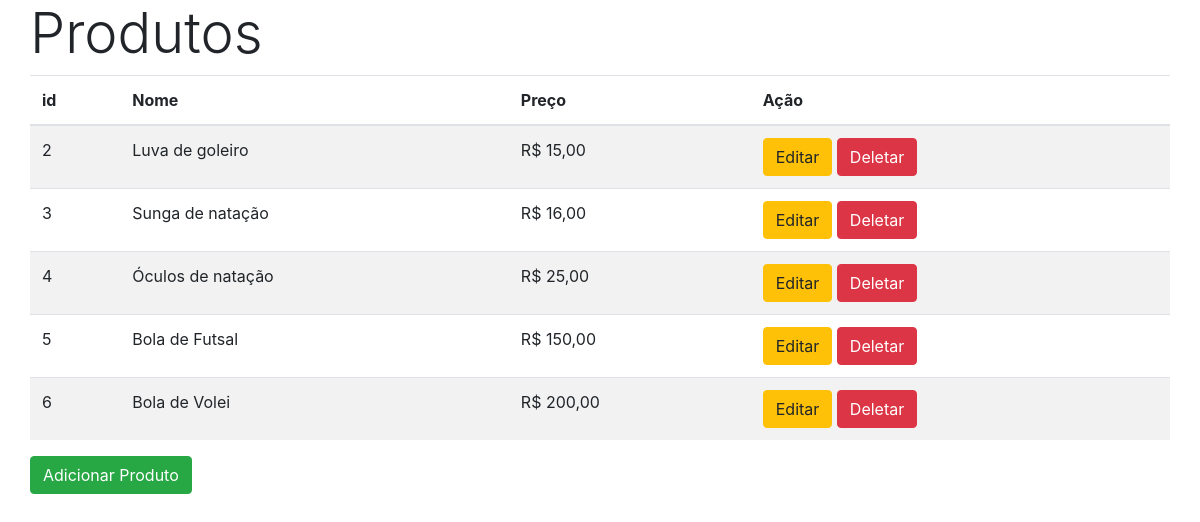
The page / on the database its author committed.
### core/models.py (models this page shows, shortened)
class Produto(models.Model):
    nome = models.CharField(max_length=100)
    preco = models.DecimalField(max_digits=8, decimal_places=2)

### core/views.py (the view)
# urls.py: path('', IndexView.as_view(), name='index'),
class IndexView(ListView):
    models = Produto
    template_name = 'index.html'
    queryset = Produto.objects.all()
    context_object_name = 'produtos'

### core/templates/index.html
{% extends 'base.html' %}
{% load humanize %}
{% block content %}
    <div class="row">
        <h1 class="display-4">Produtos</h1>
        <table class="table table-striped">
            <thead>
                <tr>
                    <th scope="col">id</th>
                    <th scope="col">Nome</th>
                    <th scope="col">Preço</th>
                    <th scope="col">Ação</th>
                </tr>
            </thead>
            <tbody>
                {% for produto in produtos %}
                    <tr>
                        <td>{{ produto.id }}</td>
                        <td>{{ produto.nome }}</td>
                        <td>R$ {{ produto.preco|intcomma }}</td>
                        <td>
                            <a class="btn btn-warning" href="{% url 'upd_produto' produto.pk %}">Editar</a>
                            <a class="btn btn-danger" href="{% url 'del_produto' produto.pk %}">Deletar</a>
                        </td>
                    </tr>
                {% endfor %}
            </tbody>
        </table>
            <a class="btn btn-success" href="{% url 'add_produto' %}">Adicionar Produto</a>
    </div>
{% endblock %}

### core/templates/base.html (shortened to what this page needs)
{% load static %}
{% load bootstrap4 %}
<!DOCTYPE html>
<html lang="en">
<head>
    {% bootstrap_css %}
</head>
<body>
    <div class="container">
        {% block content %}{% endblock content %}
    </div>
</body>
</html>

### rows shown on the page
Produto: id "2", nome "Luva de goleiro", preco "15,00"
Produto: id "3", nome "Sunga de natação", preco "16,00"
Produto: id "4", nome "Óculos de natação", preco "25,00"
Produto: id "5", nome "Bola de Futsal", preco "150,00"
Produto: id "6", nome "Bola de Volei", preco "200,00"
